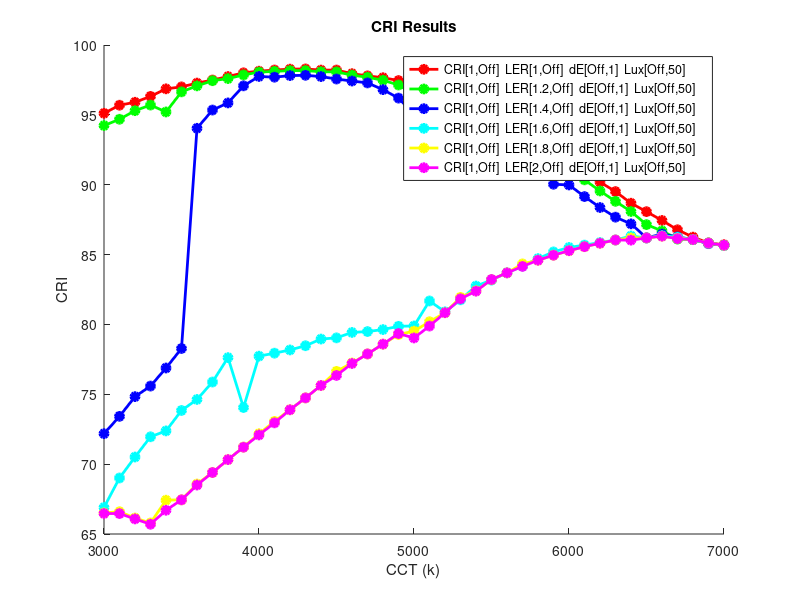
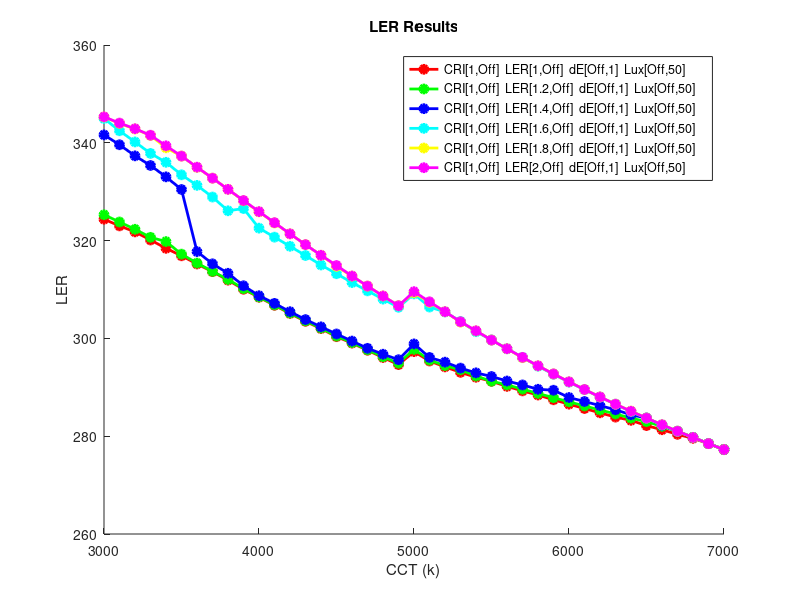
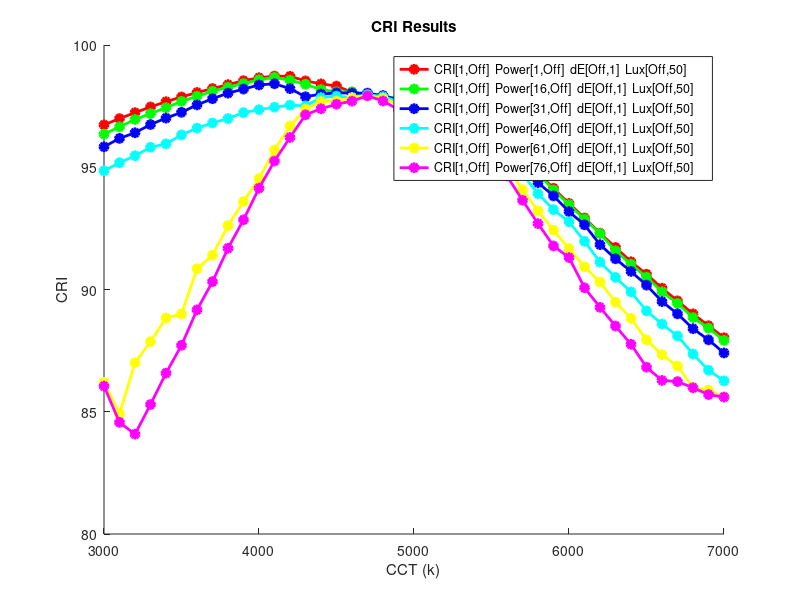
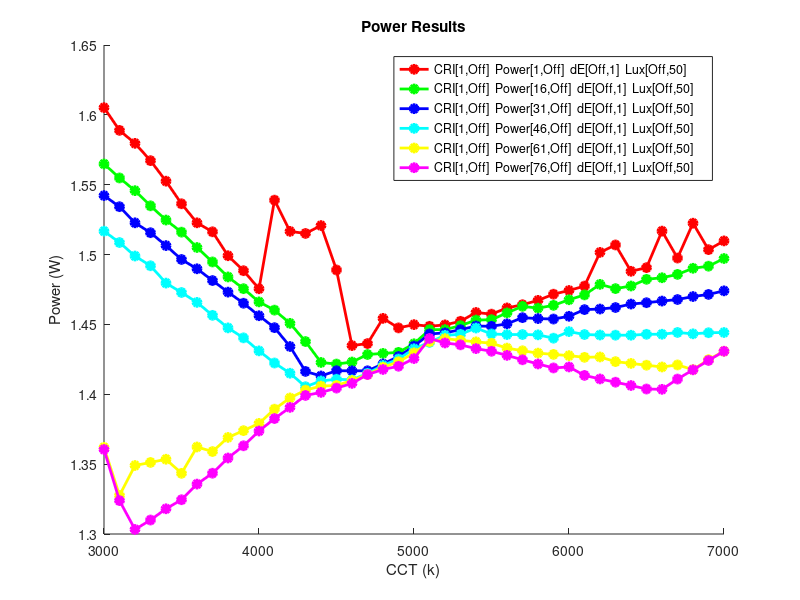

Write the MATLAB code that produced these figures, in order.
clear all
clc
close all

load CRI_and_increasing_LER_weight.mat

figure()
hold on
color_index=1;
for i=1:size(CRI_final,1)
    colors='rgbcymk';
    CCT_temp=CCT_final(i,:);
    CRI_temp=CRI_final(i,:);

    CRI_temp(CCT_temp==-1)=[];
    CCT_temp(CCT_temp==-1)=[];

    plot(CCT_temp,CRI_temp,'Marker','o','MarkerEdgeColor',colors(color_index),'MarkerFaceColor',colors(color_index),'LineWidth',2,'Color',colors(color_index))
    color_index=color_index+1;
end
xlabel('CCT (k)')

title('CRI Results')
ylabel('CRI')

legend_entries=repmat({''},1,trials);

CRI_type='CRI';
power_type='LER';

CRI_optimizer_states={'On' 'Off'};
power_optimizer_states={'On' 'Off'};
dE_optimizer_states={'Off' 'On'};
lux_optimizer_states={'Off' 'On'};
for i=1:trials
    if strcmp(CRI_optimizer_states(1),'On')==1 && strcmp(CRI_optimizer_states(2),'On')
        CRI_entry=strcat('CRI','[',num2str(weights(i,1)),',',num2str(constraints(i,1)),']');
    elseif strcmp(CRI_optimizer_states(1),'Off')==1 && strcmp(CRI_optimizer_states(2),'On')
        CRI_entry=strcat(CRI_type,'[Off,',num2str(constraints(i,1)),']');
    elseif strcmp(CRI_optimizer_states(1),'On')==1 && strcmp(CRI_optimizer_states(2),'Off')    
        CRI_entry=strcat(CRI_type,'[',num2str(weights(i,1)),',Off]');
    else
        CRI_entry='';
    end
    if strcmp(power_optimizer_states(1),'On')==1 && strcmp(power_optimizer_states(2),'On')
        power_entry=strcat('  LER[',num2str(weights(i,2)),',',num2str(constraints(i,2)),']');
    elseif strcmp(power_optimizer_states(1),'Off')==1 && strcmp(power_optimizer_states(2),'On')
        power_entry=strcat('  LER[Off,',num2str(constraints(i,2)),']');
    elseif strcmp(power_optimizer_states(1),'On')==1 && strcmp(power_optimizer_states(2),'Off')    
        power_entry=strcat('  LER[',num2str(weights(i,2)),',Off]');
    else
        power_entry='';
    end

    if strcmp(dE_optimizer_states(1),'On')==1 && strcmp(dE_optimizer_states(2),'On')
        dE_entry=strcat('  dE[',num2str(weights(i,3)),',',num2str(constraints(i,3)),']');
    elseif strcmp(dE_optimizer_states(1),'Off')==1 && strcmp(dE_optimizer_states(2),'On')
        dE_entry=strcat('  dE[Off,',num2str(constraints(i,3)),']');
    elseif strcmp(dE_optimizer_states(1),'On')==1 && strcmp(dE_optimizer_states(2),'Off')    
        dE_entry=strcat('  dE[',num2str(weights(i,3)),',Off]');
    else
        dE_entry='';
    end              

    if strcmp(lux_optimizer_states(1),'On')==1 && strcmp(lux_optimizer_states(2),'On')
        lux_entry=strcat('  Lux[',num2str(weights(i,4)),',',num2str(constraints(i,4)),']');
    elseif strcmp(lux_optimizer_states(1),'Off')==1 && strcmp(lux_optimizer_states(2),'On')
        lux_entry=strcat('  Lux[Off,',num2str(constraints(i,4)),']');
    elseif strcmp(lux_optimizer_states(1),'On')==1 && strcmp(lux_optimizer_states(2),'Off')    
        lux_entry=strcat('  Lux[',num2str(weights(i,4)),',Off]');
    else
        lux_entry='';
    end            

    legend_entries{i}=strcat(CRI_entry,power_entry,dE_entry,lux_entry);
end
legend(legend_entries)

figure()
hold on
color_index=1;
for i=1:size(power_final,1)
    colors='rgbcymk';
    CCT_temp=CCT_final(i,:);
    power_temp=power_final(i,:);

    power_temp(CCT_temp==-1)=[];
    CCT_temp(CCT_temp==-1)=[];

    plot(CCT_temp,power_temp,'Marker','o','MarkerEdgeColor',colors(color_index),'MarkerFaceColor',colors(color_index),'LineWidth',2,'Color',colors(color_index))
    color_index=color_index+1;
end
title('Power Results')
xlabel('CCT (k)')
if strcmp(power_type,'Power')==1
    title('Power Results')
    ylabel('Power (W)')
elseif strcmp(power_type,'LER')==1
    title('LER Results')
    ylabel('LER')         
end                
legend(legend_entries)        

%%%%%%%%%%%%%%%%%%%%%%%%%%%%%%%%%%%%%%%%%%%%%%%%%%%



load CRI_and_increasing_power_weight.mat
figure()
hold on
color_index=1;
for i=1:size(CRI_final,1)
    colors='rgbcymk';
    CCT_temp=CCT_final(i,:);
    CRI_temp=CRI_final(i,:);

    CRI_temp(CCT_temp==-1)=[];
    CCT_temp(CCT_temp==-1)=[];

    plot(CCT_temp,CRI_temp,'Marker','o','MarkerEdgeColor',colors(color_index),'MarkerFaceColor',colors(color_index),'LineWidth',2,'Color',colors(color_index))
    color_index=color_index+1;
end
xlabel('CCT (k)')

title('CRI Results')
ylabel('CRI')

legend_entries=repmat({''},1,trials);

CRI_type='CRI';
power_type='Power';

CRI_optimizer_states={'On' 'Off'};
power_optimizer_states={'On' 'Off'};
dE_optimizer_states={'Off' 'On'};
lux_optimizer_states={'Off' 'On'};
for i=1:trials
    if strcmp(CRI_optimizer_states(1),'On')==1 && strcmp(CRI_optimizer_states(2),'On')
        CRI_entry=strcat('CRI','[',num2str(weights(i,1)),',',num2str(constraints(i,1)),']');
    elseif strcmp(CRI_optimizer_states(1),'Off')==1 && strcmp(CRI_optimizer_states(2),'On')
        CRI_entry=strcat(CRI_type,'[Off,',num2str(constraints(i,1)),']');
    elseif strcmp(CRI_optimizer_states(1),'On')==1 && strcmp(CRI_optimizer_states(2),'Off')    
        CRI_entry=strcat(CRI_type,'[',num2str(weights(i,1)),',Off]');
    else
        CRI_entry='';
    end
    if strcmp(power_optimizer_states(1),'On')==1 && strcmp(power_optimizer_states(2),'On')
        power_entry=strcat('  Power[',num2str(weights(i,2)),',',num2str(constraints(i,2)),']');
    elseif strcmp(power_optimizer_states(1),'Off')==1 && strcmp(power_optimizer_states(2),'On')
        power_entry=strcat('  Power[Off,',num2str(constraints(i,2)),']');
    elseif strcmp(power_optimizer_states(1),'On')==1 && strcmp(power_optimizer_states(2),'Off')    
        power_entry=strcat('  Power[',num2str(weights(i,2)),',Off]');
    else
        power_entry='';
    end

    if strcmp(dE_optimizer_states(1),'On')==1 && strcmp(dE_optimizer_states(2),'On')
        dE_entry=strcat('  dE[',num2str(weights(i,3)),',',num2str(constraints(i,3)),']');
    elseif strcmp(dE_optimizer_states(1),'Off')==1 && strcmp(dE_optimizer_states(2),'On')
        dE_entry=strcat('  dE[Off,',num2str(constraints(i,3)),']');
    elseif strcmp(dE_optimizer_states(1),'On')==1 && strcmp(dE_optimizer_states(2),'Off')    
        dE_entry=strcat('  dE[',num2str(weights(i,3)),',Off]');
    else
        dE_entry='';
    end              

    if strcmp(lux_optimizer_states(1),'On')==1 && strcmp(lux_optimizer_states(2),'On')
        lux_entry=strcat('  Lux[',num2str(weights(i,4)),',',num2str(constraints(i,4)),']');
    elseif strcmp(lux_optimizer_states(1),'Off')==1 && strcmp(lux_optimizer_states(2),'On')
        lux_entry=strcat('  Lux[Off,',num2str(constraints(i,4)),']');
    elseif strcmp(lux_optimizer_states(1),'On')==1 && strcmp(lux_optimizer_states(2),'Off')    
        lux_entry=strcat('  Lux[',num2str(weights(i,4)),',Off]');
    else
        lux_entry='';
    end            

    legend_entries{i}=strcat(CRI_entry,power_entry,dE_entry,lux_entry);
end
legend(legend_entries)

figure()
hold on
color_index=1;
for i=1:size(power_final,1)
    colors='rgbcymk';
    CCT_temp=CCT_final(i,:);
    power_temp=power_final(i,:);

    power_temp(CCT_temp==-1)=[];
    CCT_temp(CCT_temp==-1)=[];

    plot(CCT_temp,power_temp,'Marker','o','MarkerEdgeColor',colors(color_index),'MarkerFaceColor',colors(color_index),'LineWidth',2,'Color',colors(color_index))
    color_index=color_index+1;
end
title('Power Results')
xlabel('CCT (k)')
if strcmp(power_type,'Power')==1
    title('Power Results')
    ylabel('Power (W)')
elseif strcmp(power_type,'LER')==1
    title('LER Results')
    ylabel('LER')         
end                
legend(legend_entries)        

load CRI_and_increasing_JND_weight.mat

figure()
hold on
color_index=1;
for i=1:size(CRI_final,1)
    colors='rgbcymk';
    CCT_temp=CCT_final(i,:);
    CRI_temp=CRI_final(i,:);

    CRI_temp(CCT_temp==-1)=[];
    CCT_temp(CCT_temp==-1)=[];

    plot(CCT_temp,CRI_temp,'Marker','o','MarkerEdgeColor',colors(color_index),'MarkerFaceColor',colors(color_index),'LineWidth',2,'Color',colors(color_index))
    color_index=color_index+1;
end
xlabel('CCT (k)')

title('CRI Results')
ylabel('CRI')

legend_entries=repmat({''},1,trials);

CRI_type='CRI';
power_type='Power';

CRI_optimizer_states={'On' 'Off'};
power_optimizer_states={'Off' 'Off'};
dE_optimizer_states={'On' 'Off'};
lux_optimizer_states={'Off' 'Off'};
for i=1:trials
    if strcmp(CRI_optimizer_states(1),'On')==1 && strcmp(CRI_optimizer_states(2),'On')
        CRI_entry=strcat('CRI','[',num2str(weights(i,1)),',',num2str(constraints(i,1)),']');
    elseif strcmp(CRI_optimizer_states(1),'Off')==1 && strcmp(CRI_optimizer_states(2),'On')
        CRI_entry=strcat(CRI_type,'[Off,',num2str(constraints(i,1)),']');
    elseif strcmp(CRI_optimizer_states(1),'On')==1 && strcmp(CRI_optimizer_states(2),'Off')    
        CRI_entry=strcat(CRI_type,'[',num2str(weights(i,1)),',Off]');
    else
        CRI_entry='';
    end
    if strcmp(power_optimizer_states(1),'On')==1 && strcmp(power_optimizer_states(2),'On')
        power_entry=strcat(power_type,'[',num2str(weights(i,2)),',',num2str(constraints(i,2)),']');
    elseif strcmp(power_optimizer_states(1),'Off')==1 && strcmp(power_optimizer_states(2),'On')
        power_entry=strcat(power_type,'[Off,',num2str(constraints(i,2)),']');
    elseif strcmp(power_optimizer_states(1),'On')==1 && strcmp(power_optimizer_states(2),'Off')    
        power_entry=strcat(power_type,'[',num2str(weights(i,2)),',Off]');
    else
        power_entry='';
    end

    if strcmp(dE_optimizer_states(1),'On')==1 && strcmp(dE_optimizer_states(2),'On')
        dE_entry=strcat('  dE[',num2str(weights(i,3)),',',num2str(constraints(i,3)),']');
    elseif strcmp(dE_optimizer_states(1),'Off')==1 && strcmp(dE_optimizer_states(2),'On')
        dE_entry=strcat('  dE[Off,',num2str(constraints(i,3)),']');
    elseif strcmp(dE_optimizer_states(1),'On')==1 && strcmp(dE_optimizer_states(2),'Off')    
        dE_entry=strcat('  dE[',num2str(weights(i,3)),',Off]');
    else
        dE_entry='';
    end              

    if strcmp(lux_optimizer_states(1),'On')==1 && strcmp(lux_optimizer_states(2),'On')
        lux_entry=strcat('  Lux[',num2str(weights(i,4)),',',num2str(constraints(i,4)),']');
    elseif strcmp(lux_optimizer_states(1),'Off')==1 && strcmp(lux_optimizer_states(2),'On')
        lux_entry=strcat('  Lux[Off,',num2str(constraints(i,4)),']');
    elseif strcmp(lux_optimizer_states(1),'On')==1 && strcmp(lux_optimizer_states(2),'Off')    
        lux_entry=strcat('  Lux[',num2str(weights(i,4)),',Off]');
    else
        lux_entry='';
    end            

    legend_entries{i}=strcat(CRI_entry,power_entry,dE_entry,lux_entry);
end
legend(legend_entries)      

figure()
hold on
color_index=1;
for i=1:size(CRI_final,1)
    colors='rgbcymk';

    CCT_temp=CCT_final(i,:);
    dE_temp=dE_final(i,:);

    dE_temp(CCT_temp==-1)=[];
    CCT_temp(CCT_temp==-1)=[];            

    plot(CCT_temp,dE_temp,'Marker','o','MarkerEdgeColor',colors(color_index),'MarkerFaceColor',colors(color_index),'LineWidth',2,'Color',colors(color_index))
    color_index=color_index+1;
end
xlabel('CCT (k)')
title('JND Results')
ylabel('JNDs')
legend(legend_entries)

load dE_weight_decreasing_CRI_constraint.mat

figure()
hold on
color_index=1;
for i=1:size(CRI_final,1)
    colors='rgbcymk';
    CCT_temp=CCT_final(i,:);
    CRI_temp=CRI_final(i,:);

    CRI_temp(CCT_temp==-1)=[];
    CCT_temp(CCT_temp==-1)=[];

    plot(CCT_temp,CRI_temp,'Marker','o','MarkerEdgeColor',colors(color_index),'MarkerFaceColor',colors(color_index),'LineWidth',2,'Color',colors(color_index))
    color_index=color_index+1;
end
xlabel('CCT (k)')

title('CRI Results')
ylabel('CRI')

legend_entries=repmat({''},1,trials);

CRI_type='CRI';
power_type='Power';

CRI_optimizer_states={'Off' 'On'};
power_optimizer_states={'Off' 'Off'};
dE_optimizer_states={'On' 'Off'};
lux_optimizer_states={'Off' 'On'};
for i=1:trials
    if strcmp(CRI_optimizer_states(1),'On')==1 && strcmp(CRI_optimizer_states(2),'On')
        CRI_entry=strcat('CRI','[',num2str(weights(i,1)),',',num2str(constraints(i,1)),']');
    elseif strcmp(CRI_optimizer_states(1),'Off')==1 && strcmp(CRI_optimizer_states(2),'On')
        CRI_entry=strcat(CRI_type,'[Off,',num2str(constraints(i,1)),']');
    elseif strcmp(CRI_optimizer_states(1),'On')==1 && strcmp(CRI_optimizer_states(2),'Off')    
        CRI_entry=strcat(CRI_type,'[',num2str(weights(i,1)),',Off]');
    else
        CRI_entry='';
    end
    if strcmp(power_optimizer_states(1),'On')==1 && strcmp(power_optimizer_states(2),'On')
        power_entry=strcat(power_type,'[',num2str(weights(i,2)),',',num2str(constraints(i,2)),']');
    elseif strcmp(power_optimizer_states(1),'Off')==1 && strcmp(power_optimizer_states(2),'On')
        power_entry=strcat(power_type,'[Off,',num2str(constraints(i,2)),']');
    elseif strcmp(power_optimizer_states(1),'On')==1 && strcmp(power_optimizer_states(2),'Off')    
        power_entry=strcat(power_type,'[',num2str(weights(i,2)),',Off]');
    else
        power_entry='';
    end

    if strcmp(dE_optimizer_states(1),'On')==1 && strcmp(dE_optimizer_states(2),'On')
        dE_entry=strcat('  dE[',num2str(weights(i,3)),',',num2str(constraints(i,3)),']');
    elseif strcmp(dE_optimizer_states(1),'Off')==1 && strcmp(dE_optimizer_states(2),'On')
        dE_entry=strcat('  dE[Off,',num2str(constraints(i,3)),']');
    elseif strcmp(dE_optimizer_states(1),'On')==1 && strcmp(dE_optimizer_states(2),'Off')    
        dE_entry=strcat('  dE[',num2str(weights(i,3)),',Off]');
    else
        dE_entry='';
    end              

    if strcmp(lux_optimizer_states(1),'On')==1 && strcmp(lux_optimizer_states(2),'On')
        lux_entry=strcat('  Lux[',num2str(weights(i,4)),',',num2str(constraints(i,4)),']');
    elseif strcmp(lux_optimizer_states(1),'Off')==1 && strcmp(lux_optimizer_states(2),'On')
        lux_entry=strcat('  Lux[Off,',num2str(constraints(i,4)),']');
    elseif strcmp(lux_optimizer_states(1),'On')==1 && strcmp(lux_optimizer_states(2),'Off')    
        lux_entry=strcat('  Lux[',num2str(weights(i,4)),',Off]');
    else
        lux_entry='';
    end            

    legend_entries{i}=strcat(CRI_entry,power_entry,dE_entry,lux_entry);
end
legend(legend_entries)      

figure()
hold on
color_index=1;
for i=1:size(CRI_final,1)
    colors='rgbcymk';

    CCT_temp=CCT_final(i,:);
    dE_temp=dE_final(i,:);

    dE_temp(CCT_temp==-1)=[];
    CCT_temp(CCT_temp==-1)=[];            

    plot(CCT_temp,dE_temp,'Marker','o','MarkerEdgeColor',colors(color_index),'MarkerFaceColor',colors(color_index),'LineWidth',2,'Color',colors(color_index))
    color_index=color_index+1;
end
xlabel('CCT (k)')
title('JND Results')
ylabel('JNDs')
legend(legend_entries)

load increasing_lux_constraint.mat

figure()
hold on
color_index=1;
for i=1:size(CRI_final,1)
    colors='rgbcymk';
    CCT_temp=CCT_final(i,:);
    CRI_temp=CRI_final(i,:);

    CRI_temp(CCT_temp==-1)=[];
    CCT_temp(CCT_temp==-1)=[];

    plot(CCT_temp,CRI_temp,'Marker','o','MarkerEdgeColor',colors(color_index),'MarkerFaceColor',colors(color_index),'LineWidth',2,'Color',colors(color_index))
    color_index=color_index+1;
end
xlabel('CCT (k)')

title('CRI Results')
ylabel('CRI')

legend_entries=repmat({''},1,trials);

CRI_type='CRI';
power_type='Power';

CRI_optimizer_states={'Off' 'On'};
power_optimizer_states={'Off' 'Off'};
dE_optimizer_states={'Off' 'On'};
lux_optimizer_states={'Off' 'On'};
for i=1:trials
    if strcmp(CRI_optimizer_states(1),'On')==1 && strcmp(CRI_optimizer_states(2),'On')
        CRI_entry=strcat('CRI','[',num2str(weights(i,1)),',',num2str(constraints(i,1)),']');
    elseif strcmp(CRI_optimizer_states(1),'Off')==1 && strcmp(CRI_optimizer_states(2),'On')
        CRI_entry=strcat(CRI_type,'[Off,',num2str(constraints(i,1)),']');
    elseif strcmp(CRI_optimizer_states(1),'On')==1 && strcmp(CRI_optimizer_states(2),'Off')    
        CRI_entry=strcat(CRI_type,'[',num2str(weights(i,1)),',Off]');
    else
        CRI_entry='';
    end
    if strcmp(power_optimizer_states(1),'On')==1 && strcmp(power_optimizer_states(2),'On')
        power_entry=strcat(power_type,'[',num2str(weights(i,2)),',',num2str(constraints(i,2)),']');
    elseif strcmp(power_optimizer_states(1),'Off')==1 && strcmp(power_optimizer_states(2),'On')
        power_entry=strcat(power_type,'[Off,',num2str(constraints(i,2)),']');
    elseif strcmp(power_optimizer_states(1),'On')==1 && strcmp(power_optimizer_states(2),'Off')    
        power_entry=strcat(power_type,'[',num2str(weights(i,2)),',Off]');
    else
        power_entry='';
    end

    if strcmp(dE_optimizer_states(1),'On')==1 && strcmp(dE_optimizer_states(2),'On')
        dE_entry=strcat('  dE[',num2str(weights(i,3)),',',num2str(constraints(i,3)),']');
    elseif strcmp(dE_optimizer_states(1),'Off')==1 && strcmp(dE_optimizer_states(2),'On')
        dE_entry=strcat('  dE[Off,',num2str(constraints(i,3)),']');
    elseif strcmp(dE_optimizer_states(1),'On')==1 && strcmp(dE_optimizer_states(2),'Off')    
        dE_entry=strcat('  dE[',num2str(weights(i,3)),',Off]');
    else
        dE_entry='';
    end              

    if strcmp(lux_optimizer_states(1),'On')==1 && strcmp(lux_optimizer_states(2),'On')
        lux_entry=strcat('  Lux[',num2str(weights(i,4)),',',num2str(constraints(i,4)),']');
    elseif strcmp(lux_optimizer_states(1),'Off')==1 && strcmp(lux_optimizer_states(2),'On')
        lux_entry=strcat('  Lux[Off,',num2str(constraints(i,4)),']');
    elseif strcmp(lux_optimizer_states(1),'On')==1 && strcmp(lux_optimizer_states(2),'Off')    
        lux_entry=strcat('  Lux[',num2str(weights(i,4)),',Off]');
    else
        lux_entry='';
    end            

    legend_entries{i}=strcat(CRI_entry,power_entry,dE_entry,lux_entry);
end
legend(legend_entries)      

figure()
hold on
color_index=1;
for i=1:size(CRI_final,1)
    colors='rgbcymk';

    CCT_temp=CCT_final(i,:);
    dE_temp=dE_final(i,:);

    dE_temp(CCT_temp==-1)=[];
    CCT_temp(CCT_temp==-1)=[];            

    plot(CCT_temp,dE_temp,'Marker','o','MarkerEdgeColor',colors(color_index),'MarkerFaceColor',colors(color_index),'LineWidth',2,'Color',colors(color_index))
    color_index=color_index+1;
end
xlabel('CCT (k)')
title('JND Results')
ylabel('JNDs')
legend(legend_entries)
